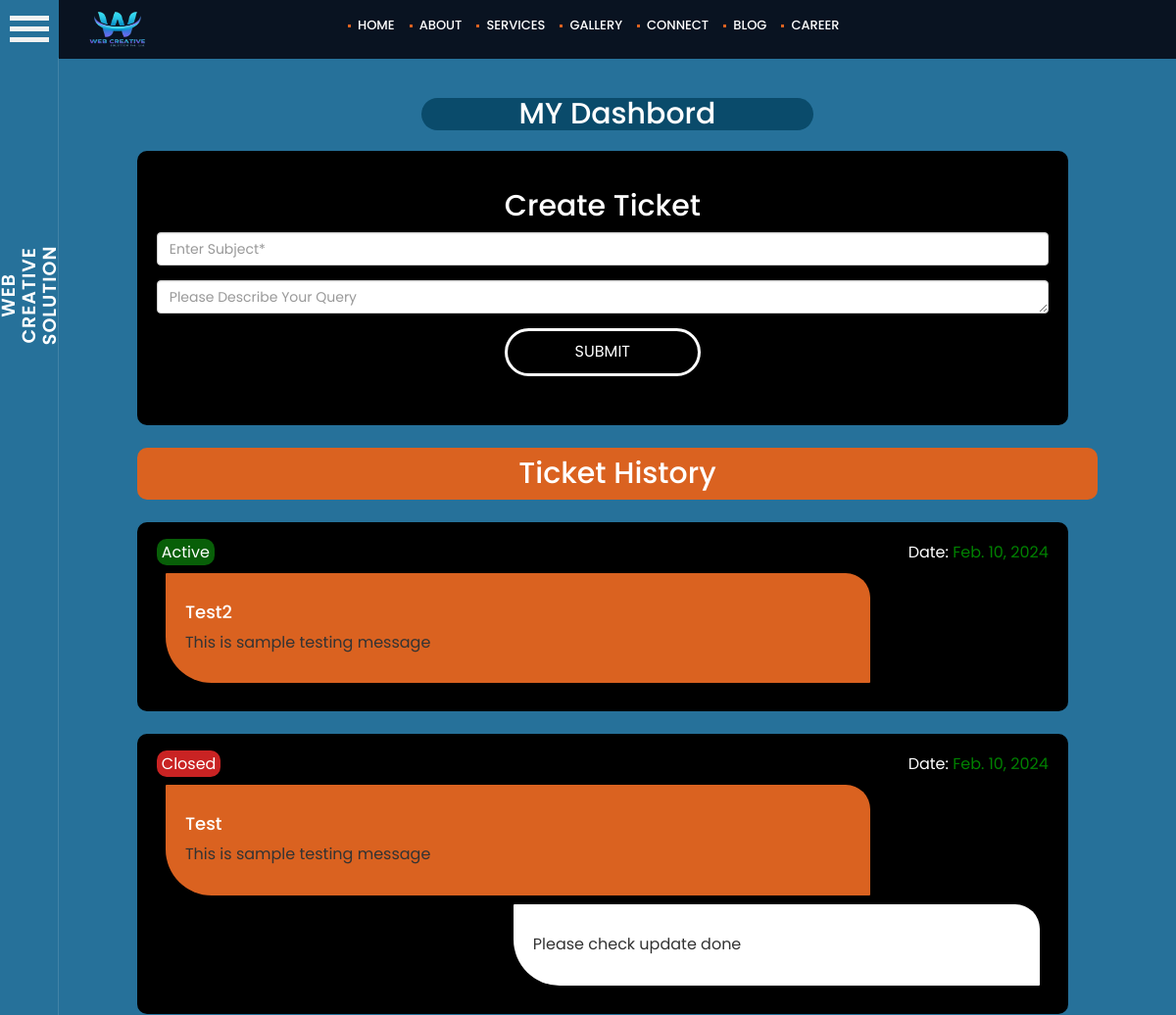
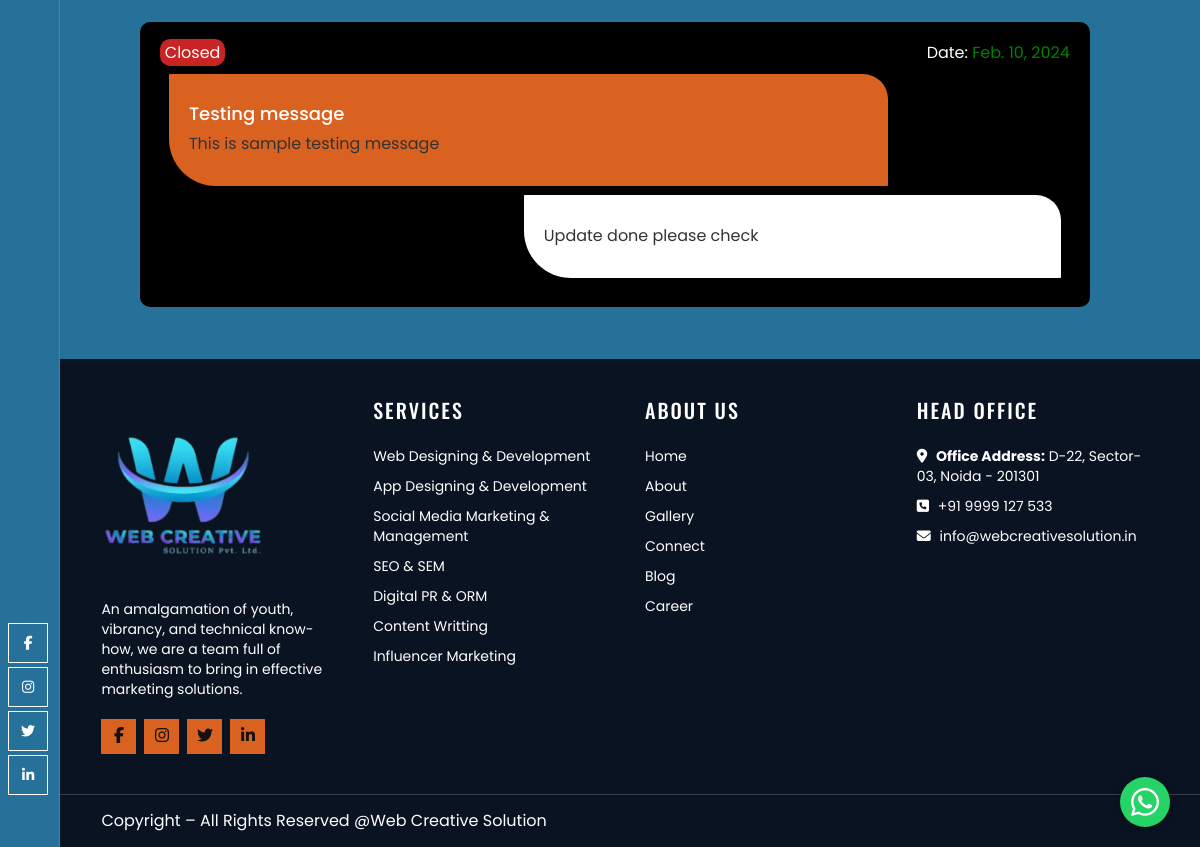
The page /my-dashbord/ on the database its author committed (2 pictures, top to bottom).
### mainApp/models.py (models this page shows, shortened)
class Ticket(models.Model):
    id=models.AutoField(primary_key=True)
    username=models.CharField(max_length=100,default='')
    subject=models.CharField(max_length=100)
    description=HTMLField()
    reply=HTMLField(default='')
    date=models.DateField(auto_now=True)
    status=models.IntegerField(choices=choice,default=0)

### mainApp/views.py (the view, shortened to what this page needs)
# urls.py: path('my-dashbord/',views.client_dashbord),
def client_dashbord(Request):
    msg=''
    ticket=Ticket.objects.all().order_by('id').reverse()
    return render(Request, 'client/client-dashbord.html',{'msg':msg,'ticket':ticket})

### mainApp/templates/client/client-dashbord.html (shortened to what this page needs)
{%extends 'front/about.html'%}
{%load static%}
{%block body%}
<section class="section" id="sectionGal">
	<div data-animate="fadeInUp" class="fadeInUp animated">
		<div class=" text-center" style="background-color:#0a4b6b;border-radius:20px;width:400px;margin:auto">
		  <h2 class=""> MY Dashbord </h2>
		</div>
		<div class="row ">
		<div class="col-lg-10" style="margin:1% 7%;background-color:black;padding:20px;border-radius:10px">
			<form method="post">
			<h2 class="text-center text-light">Create Ticket</h2>
			<div class="form-group">
				<input type="text" class="form-control" name="subject" minlength="3" placeholder="Enter Subject*" required>
			 </div>
				<textarea name="description" class="form-control" cols="30" rows="1" placeholder="Please Describe Your Query "></textarea>
				<div class="form-group text-center">
					<button  class="btn btn-2"  type="submit">Submit</button>
				 </div>
			</form>
		</div>
	 </div>
	  <h2 class="text-center text-light" style="margin:1% 7%;background-color:#da6220;padding:10px;border-radius:10px">Ticket History</h2>
	  {%for item in ticket%}
	  <div class="col-lg-10" style="margin:1% 7%;background-color:black;padding:20px;border-radius:10px">
		  <span style="color:white;"> {%if item.status == 0 %}<span style="background-color:rgb(8, 95, 8);padding:2px 5px;border-radius:10px;">Active</span> {%else%} <span style="background-color:rgb(201, 35, 35);padding:2px 5px;border-radius:10px;">Closed</span> {%endif%}</span>
		  <p style="color:green;float:right"><span style="color:white;">Date:</span> {{item.date}}</p>
       <div style="margin:1% 20% 1% 1%;background-color:#da6220;padding:20px;border-radius:1px 25px 1px 47px">
		<h4 style="color:white">{{item.subject}}</h4>
	   <p >{{item.description|safe}}</p>
	   </div>
{%if item.reply%}
	   <div style="margin:1% 1% 1% 40%;background-color:white;padding:20px;border-radius:1px 25px 1px 47px">
	   <p style="color:white !important">{{item.reply|safe}}</p>
	   </div>
	   {%endif%}
	</div>
	{%endfor%}
</section>
{%endblock%}

### rows shown on the page
Ticket: status "Active", date "Feb. 10, 2024", subject "Test2", description "This is sample testing message"
Ticket: status "Closed", date "Feb. 10, 2024", subject "Test", description "This is sample testing message", reply "Please check update done"
Ticket: status "Closed", date "Feb. 10, 2024", subject "Testing message", description "This is sample testing message", reply "Update done please check"
